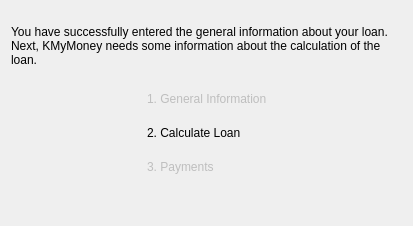
<?xml version="1.0" encoding="UTF-8"?>
<ui version="4.0">
 <class>NewCalculateLoanWizardPage</class>
 <widget class="QWizardPage" name="NewCalculateLoanWizardPage">
  <attribute name="title">
   <string>Calculate Loan</string>
  </attribute>
  <layout class="QVBoxLayout">
   <property name="margin">
    <number>11</number>
   </property>
   <property name="spacing">
    <number>6</number>
   </property>
   <item>
    <widget class="QLabel" name="TextLabel2_2_2">
     <property name="text">
      <string>
You have successfully entered the general information about your loan. Next, KMyMoney needs some information about the calculation of the loan.</string>
     </property>
     <property name="alignment">
      <set>Qt::AlignTop</set>
     </property>
     <property name="wordWrap">
      <bool>true</bool>
     </property>
    </widget>
   </item>
   <item>
    <spacer name="Spacer10_2">
     <property name="sizeHint">
      <size>
       <width>0</width>
       <height>19</height>
      </size>
     </property>
     <property name="sizeType">
      <enum>QSizePolicy::Expanding</enum>
     </property>
     <property name="orientation">
      <enum>Qt::Vertical</enum>
     </property>
    </spacer>
   </item>
   <item>
    <layout class="QHBoxLayout">
     <property name="margin">
      <number>0</number>
     </property>
     <property name="spacing">
      <number>6</number>
     </property>
     <item>
      <spacer name="Spacer8_2">
       <property name="sizeHint">
        <size>
         <width>136</width>
         <height>0</height>
        </size>
       </property>
       <property name="sizeType">
        <enum>QSizePolicy::Expanding</enum>
       </property>
       <property name="orientation">
        <enum>Qt::Horizontal</enum>
       </property>
      </spacer>
     </item>
     <item>
      <layout class="QVBoxLayout">
       <property name="margin">
        <number>0</number>
       </property>
       <property name="spacing">
        <number>6</number>
       </property>
       <item>
        <widget class="QLabel" name="TextLabel3_4">
         <property name="enabled">
          <bool>false</bool>
         </property>
         <property name="text">
          <string>1. General Information</string>
         </property>
         <property name="alignment">
          <set>Qt::AlignTop</set>
         </property>
         <property name="wordWrap">
          <bool>false</bool>
         </property>
        </widget>
       </item>
       <item>
        <widget class="QLabel" name="TextLabel4_3_2">
         <property name="text">
          <string>
2. Calculate Loan</string>
         </property>
         <property name="wordWrap">
          <bool>false</bool>
         </property>
        </widget>
       </item>
       <item>
        <widget class="QLabel" name="TextLabel4_3">
         <property name="enabled">
          <bool>false</bool>
         </property>
         <property name="text">
          <string>
3. Payments</string>
         </property>
         <property name="wordWrap">
          <bool>false</bool>
         </property>
        </widget>
       </item>
       <item>
        <spacer name="Spacer7_2">
         <property name="sizeHint">
          <size>
           <width>0</width>
           <height>18</height>
          </size>
         </property>
         <property name="sizeType">
          <enum>QSizePolicy::Expanding</enum>
         </property>
         <property name="orientation">
          <enum>Qt::Vertical</enum>
         </property>
        </spacer>
       </item>
      </layout>
     </item>
     <item>
      <spacer name="Spacer9_2">
       <property name="sizeHint">
        <size>
         <width>135</width>
         <height>0</height>
        </size>
       </property>
       <property name="sizeType">
        <enum>QSizePolicy::Expanding</enum>
       </property>
       <property name="orientation">
        <enum>Qt::Horizontal</enum>
       </property>
      </spacer>
     </item>
    </layout>
   </item>
   <item>
    <spacer name="Spacer51">
     <property name="sizeHint">
      <size>
       <width>0</width>
       <height>23</height>
      </size>
     </property>
     <property name="sizeType">
      <enum>QSizePolicy::Expanding</enum>
     </property>
     <property name="orientation">
      <enum>Qt::Vertical</enum>
     </property>
    </spacer>
   </item>
  </layout>
 </widget>
 <resources/>
 <connections/>
 <customwidgets>
 </customwidgets>
 <tabstops>
 </tabstops>
</ui>
